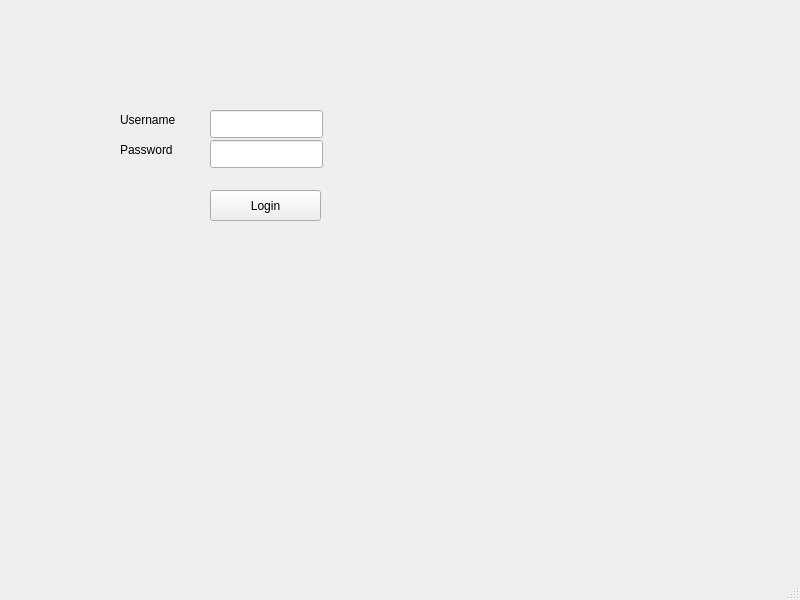
<?xml version="1.0" encoding="UTF-8"?>
<ui version="4.0">
 <class>MainWindow</class>
 <widget class="QMainWindow" name="MainWindow">
  <property name="geometry">
   <rect>
    <x>0</x>
    <y>0</y>
    <width>800</width>
    <height>600</height>
   </rect>
  </property>
  <property name="windowTitle">
   <string>MainWindow</string>
  </property>
  <widget class="QWidget" name="centralwidget">
   <widget class="QLabel" name="label">
    <property name="geometry">
     <rect>
      <x>120</x>
      <y>110</y>
      <width>91</width>
      <height>20</height>
     </rect>
    </property>
    <property name="text">
     <string>Username</string>
    </property>
   </widget>
   <widget class="QLabel" name="label_2">
    <property name="geometry">
     <rect>
      <x>120</x>
      <y>140</y>
      <width>91</width>
      <height>20</height>
     </rect>
    </property>
    <property name="text">
     <string>Password</string>
    </property>
   </widget>
   <widget class="QLineEdit" name="textUsername">
    <property name="geometry">
     <rect>
      <x>210</x>
      <y>110</y>
      <width>113</width>
      <height>28</height>
     </rect>
    </property>
   </widget>
   <widget class="QLineEdit" name="textPassword">
    <property name="geometry">
     <rect>
      <x>210</x>
      <y>140</y>
      <width>113</width>
      <height>28</height>
     </rect>
    </property>
   </widget>
   <widget class="QPushButton" name="btnLogin">
    <property name="geometry">
     <rect>
      <x>210</x>
      <y>190</y>
      <width>111</width>
      <height>31</height>
     </rect>
    </property>
    <property name="text">
     <string>Login</string>
    </property>
   </widget>
  </widget>
  <widget class="QMenuBar" name="menubar">
   <property name="geometry">
    <rect>
     <x>0</x>
     <y>0</y>
     <width>800</width>
     <height>25</height>
    </rect>
   </property>
  </widget>
  <widget class="QStatusBar" name="statusbar"/>
 </widget>
 <resources/>
 <connections/>
</ui>
